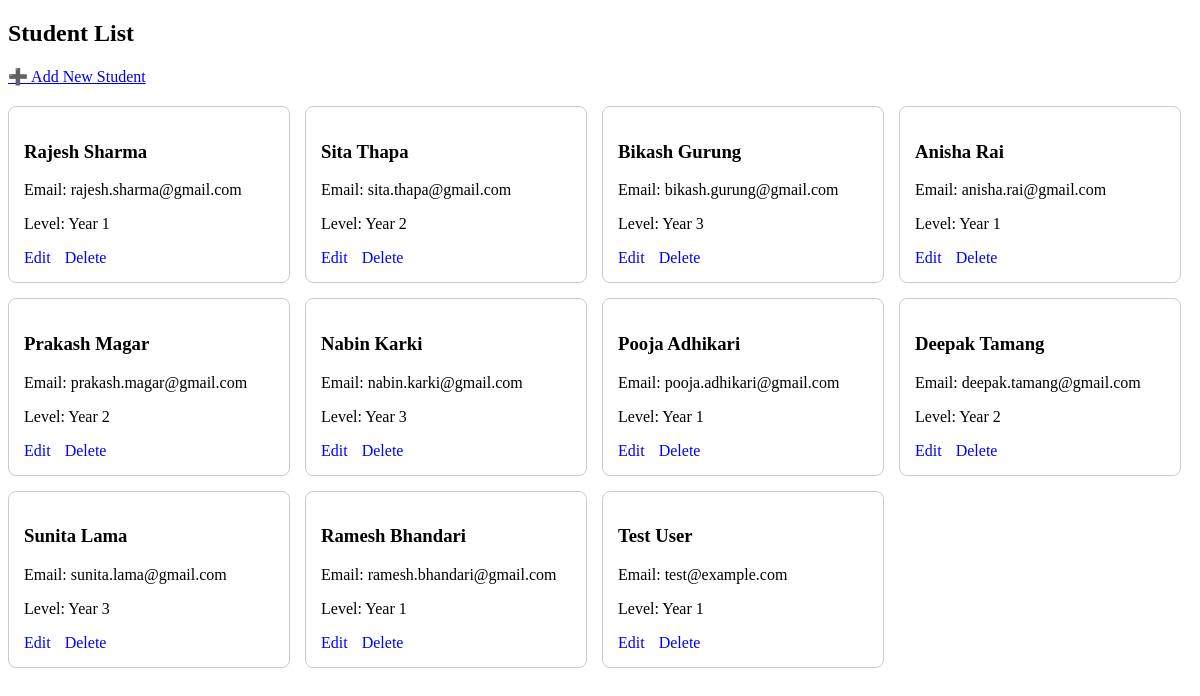
The app's page /student_management/index.php with its own data.
### tables this page shows
CREATE TABLE `student` (
  `StudentID` int(11) NOT NULL COMMENT 'Auto-incremented unique identifier for each student',
  `StudentName` varchar(100) DEFAULT NULL COMMENT 'Full anme of the student',
  `Email` varchar(100) NOT NULL COMMENT 'Unique email address used for login',
  `Level` varchar(100) DEFAULT NULL COMMENT 'Academic level e.g. Year 1, Year 2, Postgraduate',
  `DateOfBirth` date DEFAULT NULL COMMENT 'Date of birth of student',
  `DateEnrolled` datetime DEFAULT NULL COMMENT 'The date the student was registered on the system',
  `IsActive` tinyint(1) DEFAULT NULL COMMENT 'TRUE if student account is active, FALSE if deactivated'
);

### models/Student.php (called while the page is built, shortened)
<?php
require_once __DIR__ . '/../database/db.php';
class Student
{
    private $conn;
    public function __construct()
    {
        $db = new Database();
        $this->conn = $db->connect();
    }
    public function getAll(){
        $sql= "SELECT * FROM student";
        $result = $this->conn->query($sql);
       $this->conn->query($sql);
       return $result;
    }
}

### database/db.php (called while the page is built)
<?php
class Database {
    private $host = "localhost";
    private $user = "root";
    private $pass = "";
    private $db   = "student_record_system";
    public function connect() {
        return new mysqli($this->host, $this->user, $this->pass, $this->db);
    }
}
?>

### controllers/StudentController.php (called while the page is built, shortened)
<?php
require_once __DIR__ . '/../models/Student.php';
class StudentController
{
    private $student;
    public function __construct()
    {
        $this->student = new Student();
    }
    public function index()
    {
        return $this->student->getAll();
    }
}

### student_management/index.php (the view, shortened to what this page needs)
<?php
require_once '../controllers/StudentController.php';
$controller = new StudentController();
$students = $controller->index();
?>
<!DOCTYPE html>
<html>
<head>
<link rel="stylesheet" href="student.css">
</head>
<body>
    <h2>Student List</h2>
    <a href="add.php" style="display:inline-block; margin-bottom:20px;">
    ➕ Add New Student
</a>
    <div class="card-container">
        <?php while ($row = $students->fetch_assoc()): ?>
            <div class="card">
                <h3><?= htmlspecialchars($row['StudentName']) ?></h3>
                <p>Email: <?= htmlspecialchars($row['Email']) ?></p>
                <p>Level: <?= htmlspecialchars($row['Level']) ?></p>
                <div class="actions">
                    <a href="edit.php?id=<?= $row['StudentID'] ?>">Edit</a>
                    <a href="delete.php?id=<?= $row['StudentID'] ?>">Delete</a>
                </div>
            </div>
        <?php endwhile; ?>
    </div>
</body>
</html>

### student_management/student.css (style rules this page uses)
.card-container { display: flex; flex-wrap: wrap; gap: 15px; }
.card { border: 1px solid #ccc; padding: 15px; width: 250px; border-radius: 8px; }
.actions a { margin-right: 10px; text-decoration: none; color: blue; }

### records on screen
student: StudentName "Rajesh Sharma", Email "rajesh.sharma@gmail.com", Level "Year 1"
student: StudentName "Sita Thapa", Email "sita.thapa@gmail.com", Level "Year 2"
student: StudentName "Bikash Gurung", Email "bikash.gurung@gmail.com", Level "Year 3"
student: StudentName "Anisha Rai", Email "anisha.rai@gmail.com", Level "Year 1"
student: StudentName "Prakash Magar", Email "prakash.magar@gmail.com", Level "Year 2"
student: StudentName "Nabin Karki", Email "nabin.karki@gmail.com", Level "Year 3"
student: StudentName "Pooja Adhikari", Email "pooja.adhikari@gmail.com", Level "Year 1"
student: StudentName "Deepak Tamang", Email "deepak.tamang@gmail.com", Level "Year 2"
student: StudentName "Sunita Lama", Email "sunita.lama@gmail.com", Level "Year 3"
student: StudentName "Ramesh Bhandari", Email "ramesh.bhandari@gmail.com", Level "Year 1"
student: StudentName "Test User", Email "test@example.com", Level "Year 1"
